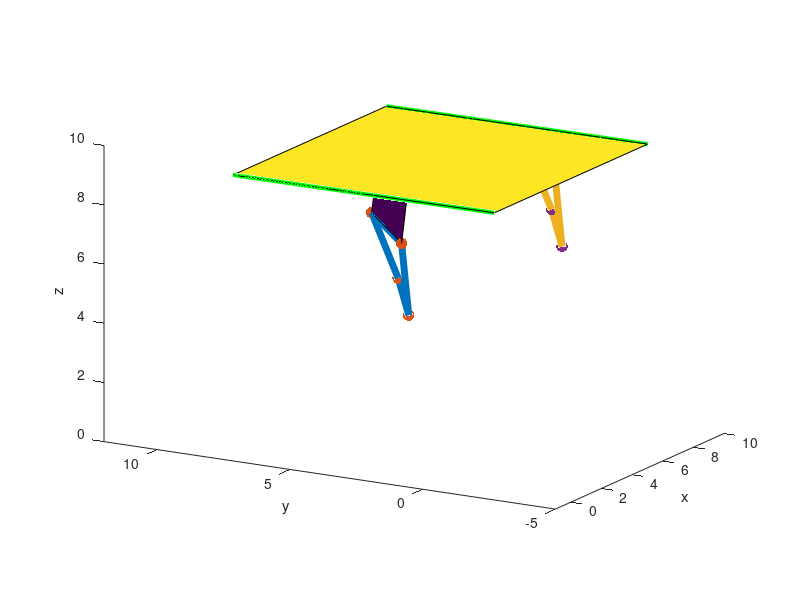

Write MATLAB code to recreate this figure.
%**************VALUES OBTAINED FROM SYNTHESIS**********
A = [1.1; 5.5;0]
B = [1.5; 6.7;0]

A1 = [1.1; 5.5;10]
B1 = [1.5; 6.7;10]

L2 = 2.4
L3 = 1.6
L4 = 2.3
L1 = sqrt((B(1,1)-A(1,1))*(B(1,1)-A(1,1)) + (B(2,1)-A(2,1))*(B(2,1)-A(2,1)))
phiaxis = (atand((A(2,1)-B(2,1))/(A(1,1)-B(1,1))))

lc = 0.6
ld = 1.5

ldown = 3.3;
lup = 5.3;

k1 = L1/L4;
k2 = L1/L2;
k3 = (L4*L4-L3*L3+L2*L2+L1*L1)/(2*L4*L2);
k4 = L1/L3;
k5 = (L4*L4-L1*L1-L2*L2-L3*L3)/(2*L2*L3);

phi1 = 360-154;%RANGE OF ANGLE ROTAION OF LINK 2 
phi2 = 12;

end1=[];
end2=[];
n=0
%*****************SIMULATION**************************
for theta = phi1:-2:phi2
  theta
  D1 = [A(1,1)+L2*cosd(theta+phiaxis);A(2,1)+L2*sind(theta+phiaxis);0]; %OBTAINING D COORDINATE
  D2 = [A(1,1)+L2*cosd(theta+phiaxis);A(2,1)+L2*sind(theta+phiaxis);10];
  
  a = cosd(theta)-k1-k2*cosd(theta)+k3;
  b = -2*sind(theta);                                 %CO-EFFECIENT OF FRUDIENSTIEN EQUATION
  c = k1-(k2+1)*cosd(theta) + k3;
  
  theta4 = 2*atand((-b-sqrt(b*b-4*a*c))/(2*a));
 
  C1 = [B(1,1)+L4*cosd(theta4+phiaxis);B(2,1)+L4*sind(theta4+phiaxis);0];
  C2 = [B(1,1)+L4*cosd(theta4+phiaxis);B(2,1)+L4*sind(theta4+phiaxis);10];
  main = [A , B , C1 , D1, A];
  x = main(1,[1:5]);
  y = main(2,[1:5]);
  z = main(3,[1:5]);
  
  theta3 = atan2d((C1(2,1)-D1(2,1)),(C1(1,1)-D1(1,1)));
  if(n == 0)
    thetaper = theta3;
    n=n+1;
  endif
  Cdash = [C1(1,1)-lc*cosd(theta3-thetaper);C1(2,1)-lc*sind(theta3-thetaper);0];
  Ddash = [D1(1,1)-ld*cosd(theta3-thetaper);D1(2,1)-ld*sind(theta3-thetaper);0];
  
  Cdash1 = [C2(1,1)-lc*cosd(theta3-thetaper);C2(2,1)-lc*sind(theta3-thetaper);10];
  Ddash1 = [D2(1,1)-ld*cosd(theta3-thetaper);D2(2,1)-ld*sind(theta3-thetaper);10];
  theta3dash = atand((Cdash(2,1)-Ddash(2,1))/(Cdash(1,1)-Ddash(1,1)));
  
  E = [Ddash(1,1)- ldown*cosd(theta3dash);Ddash(2,1)-ldown*sind(theta3dash);0];
  F = [Cdash(1,1)+ lup*cosd(theta3dash);Cdash(2,1)+lup*sind(theta3dash);0];
  
  E1 = [Ddash(1,1)- ldown*cosd(theta3dash);Ddash(2,1)-ldown*sind(theta3dash);10];
  F1 = [Cdash(1,1)+ lup*cosd(theta3dash);Cdash(2,1)+lup*sind(theta3dash);10];
  end1=[end1 E];
  end2=[end2 F];
  
  %********************PLOTTING*************************** 
  plot3(z,x,y, 'LineWidth', 5);
  hold on;
  plot3(z,x,y, '.','markersize', 25);
  
  main = [A1 , B1 , C2 , D2, A1];
  x = main(1,[1:5]);
  y = main(2,[1:5]);
  z = main(3,[1:5]);
  plot3(z,x,y, 'LineWidth', 5);
  plot3(z,x,y, '.','markersize', 25);
  
  x1 = [E(1,1) F(1,1)];
  y1 = [E(2,1) F(2,1)];
  z1 = [0 0];
  plot3(z1,x1,y1,'g','LineWidth', 3);
  
  x1 = [E(1,1) F(1,1)];
  y1 = [E(2,1) F(2,1)];
  z1 = [10 10];
  plot3(z1,x1,y1,'g','LineWidth', 3);
  patch([C1(3,1) D1(3,1) Ddash(3,1) Cdash(3,1)],[C1(1,1) D1(1,1) Ddash(1,1) Cdash(1,1)],[C1(2,1) D1(2,1) Ddash(2,1) Cdash(2,1)],4)
  patch([C2(3,1) D2(3,1) Ddash1(3,1) Cdash1(3,1)],[C2(1,1) D2(1,1) Ddash1(1,1) Cdash1(1,1)],[C2(2,1) D2(2,1) Ddash1(2,1) Cdash1(2,1)],4)
  
  patch([E(3,1) F(3,1) F1(3,1) E1(3,1)],[E(1,1) F(1,1) F1(1,1) E1(1,1)],[E(2,1) F(2,1) F1(2,1) E1(2,1)],53)
  axis([-1 10 -5 12 0 10])
  daspect([1 1 1])
  view(-60,15)
  xlabel("x");
  ylabel("y");
  zlabel("z");
  pause(0.1);
  hold off;
endfor